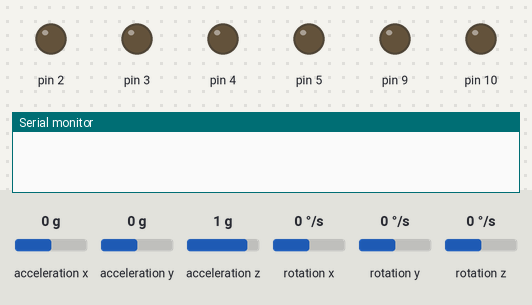
A sketch run on a simulated Arduino Uno, built with avr-gcc and run on an emulated ATmega328P. Parts: output pins drawn as LEDs (lit = HIGH), the last lines printed to the serial monitor. Inputs (shaded band) come from the test bench; at power-on: acceleration x 0 g, acceleration y 0 g, acceleration z 1 g, rotation x 0 °/s, rotation y 0 °/s, rotation z 0 °/s.

Above: at 0.1 s.
At 20.1 s:
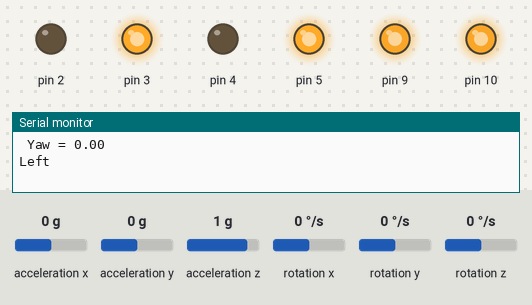
Timing chart, 0 to 21.6 s (numbered marks = the images above):
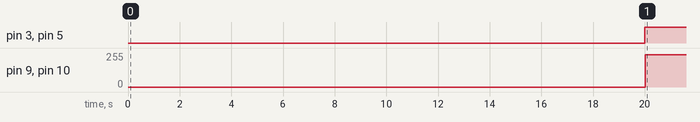

The sketch:

main_-_Copy.ino
```cpp
/*
    MPU6050 Triple Axis Gyroscope & Accelerometer. Pitch & Roll & Yaw Gyroscope Example.
    Read more: http://www.jarzebski.pl/arduino/czujniki-i-sensory/3-osiowy-zyroskop-i-akcelerometr-mpu6050.html
    GIT: https://github.com/jarzebski/Arduino-MPU6050
    Web: http://www.jarzebski.pl
    (c) 2014 by Korneliusz Jarzebski
*/

#include <Wire.h>
#include "MPU6050.h"
#include "DualL298N.h"
#include "PID_v1.h"

DualL298N motorDriver(2, 3, 9, 5, 4, 10);

MPU6050 mpu;


// Timers
unsigned long timer = 0;
float timeStep = 0.01;

// Pitch, Roll and Yaw values
float pitch = 0;
float roll = 0;

// Target yaw angle and current yaw
double targetYaw = -90;
double yaw = 0;
double pidOutput;

// PID constants
double Kp = 1.6, Ki = 0.01, Kd = 0.5; // Tune as needed

// Create PID controller
PID yawPID(&yaw, &pidOutput, &targetYaw, Kp, Ki, Kd, DIRECT);

void setup()
{
  Serial.begin(115200);

  // Initialize MPU6050
  while(!mpu.begin(MPU6050_SCALE_2000DPS, MPU6050_RANGE_2G))
  {
    Serial.println("Could not find a valid MPU6050 sensor, check wiring!");
    delay(500);
  }

   delay(20000);

  // Calibrate gyroscope. The calibration must be at rest.
  // If you don't want calibrate, comment this line.
  mpu.calibrateGyro();


  // Set threshold sensivty. Default 3.
  // If you don't want use threshold, comment this line or set 0.
  // mpu.setThreshold(3);
   // Set PID parameters
  yawPID.SetMode(AUTOMATIC);
  yawPID.SetOutputLimits(-30, 30); // Adjust limits for motor control range
  motorDriver.begin();
}

void loop()
{
  timer = millis();

  // Read normalized values
  Vector norm = mpu.readNormalizeGyro();

  // Calculate Pitch, Roll and Yaw
  pitch = pitch + norm.YAxis * timeStep;
  roll = roll + norm.XAxis * timeStep;
  yaw = yaw + norm.ZAxis * timeStep;

  // Output raw
 // Serial.print(" Pitch = ");
  //Serial.print(pitch);
  //Serial.print(" Roll = ");
 // Serial.print(roll);
  Serial.print(" Yaw = ");
  Serial.println(yaw);
   //Serial.print(" Yaw = ");
 //motorDriver.setSpeedBoth(-95,95,0);
 int acc=5;

 if(yaw>=-90+acc){
 motorDriver.setSpeedBoth(-95,95,0);
 Serial.println("Left");

}else if(yaw<=-90-acc){
 motorDriver.setSpeedBoth(95,-95,0);
Serial.println("Right");

 }else{
 yawPID.Compute();
  motorDriver.setSpeedBoth(85-pidOutput,80+pidOutput,0);
  //motorDriver.stopAll();
  Serial.println(pidOutput);

  Serial.println("frw");

   //mpu.calibrateGyro();

 }

  // Wait to full timeStep period
  delay((timeStep*1000) - (millis() - timer));
}
```

Measured:
- by itself, pin 3, pin 5: LOW → HIGH at 20.0 s
- by itself, pin 9, pin 10: 0/255 → 242/255 at 20.0 s
